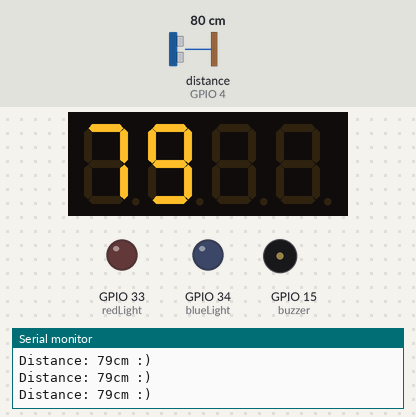
The sketch below on a simulated ESP32-S2. Shown: 4-digit seven-segment display, output pins drawn as LEDs (lit = HIGH), buzzer (waves = sounding, pin HIGH), the last lines printed to the serial monitor. Wiring (inferred from the names in the program): ultrasonic range finder: trigger GPIO 5; echo GPIO 4. Dashed ring = blinking. The test bench sets the inputs (shaded band); at power-on: distance to the obstacle (sensor on GPIO 4) 80 cm. The echo pulse lasts 58.3 µs per cm; pins used as bus, display or sensor lines are not drawn.

Above: at 1.3 s.
1.4 s: distance to the obstacle (sensor on GPIO 4) set to 13 cm
At 2.7 s:
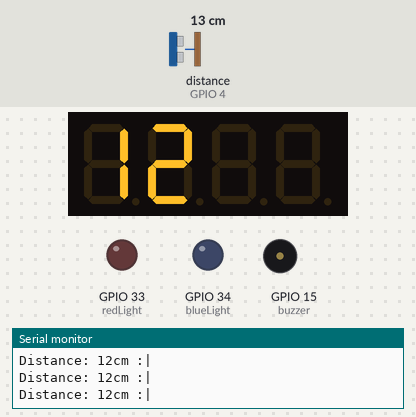
3.0 s: distance to the obstacle (sensor on GPIO 4) set to 10 cm
At 3.29 s:
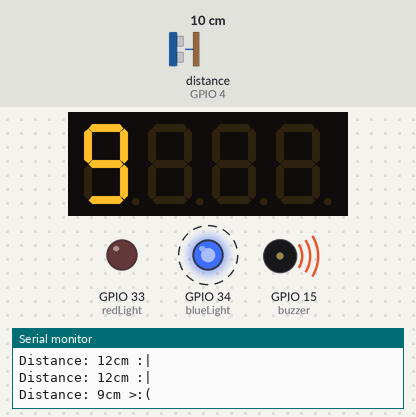
7.1 s: distance to the obstacle (sensor on GPIO 4) set to 2 cm
At 7.37 s:
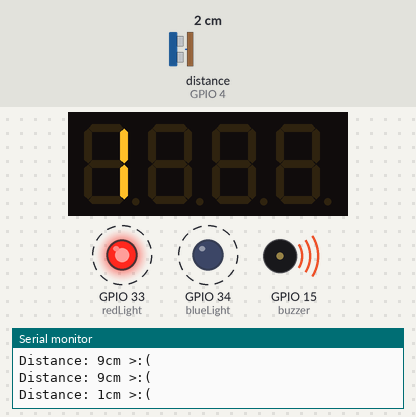
Timing chart, 0 to 9.7 s (numbered marks = the images above; inputs shaded):
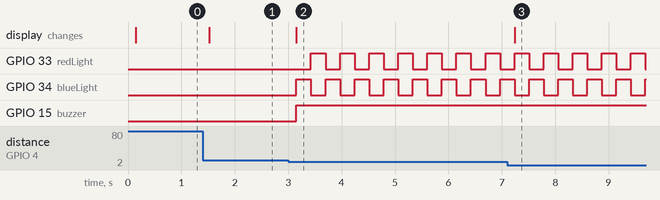

Measured:
- the behaviour switches between 12 and 11 cm on distance to the obstacle (sensor on GPIO 4) (found by bisection; images 1 and 2)
- after the input at 1.4 s, the display: changes after 0.12 s (image 1)
- after the input at 3.0 s, GPIO 33 (redLight): alternates HIGH for 0.27 s and LOW for 0.27 s, starting after 0.43 s; GPIO 34 (blueLight): alternates HIGH for 0.27 s and LOW for 0.27 s, starting after 0.15 s; GPIO 15 (buzzer): LOW → HIGH after 0.15 s; the display: changes after 0.15 s (image 2)
- after the input at 7.1 s, the display: changes after 0.14 s (image 3)

The sketch:

Distance-Alarm.ino
```cpp
/*  Written by Matthew Ryan Schimmel in December of 2023
  matthewschimmel.site
  Github: github.com/MatthewSchimmel/Distance-Alarm
*/
//TODO: issues with the website crashing, not present in the last 3.0 version despite no changes to any of the wifi code
#define blueLight 34
#define redLight 33

#define buzzer 15

#include <TM1637.h>

//for digit display
#define CLK 2
#define DIO 3
TM1637 tm(CLK, DIO);

#define echoPin 4  // attach pin D2 Arduino to pin Echo of HC-SR04
#define trigPin 5  // attach pin D3 Arduino to pin Trig of HC-SR04
//-- Wifi Segment --//
#include <WiFi.h>
#include <WiFiClient.h>
#include <WiFiAP.h>
// Set these to your desired credentials.
const char *ssid = "Nittany";
const char *password = "";
//the website to visit is: http://192.168.4.1
WiFiServer server(80);
String html ="<!DOCTYPE html> \
<html> \
<body> \
<center><h1>Distance Alarm Remote Control</h1></center> \
<center><h2>ESP32S2 Web Server Access Point</h2></center> \
<form> \
<button name=\"NOISE\" button style=\"color:green\" value=\"ON\" type=\"submit\">NOISE ON</button> \
<button name=\"NOISE\" button style=\"color=red\" value=\"OFF\" type=\"submit\">NOISE OFF</button><br><br> \
<button name=\"THRESHOLD\" button style=\"color:green\" value=\"UP\" type=\"submit\">THRESHOLD UP</button> \
<button name=\"THRESHOLD\" button style=\"color:red\" value=\"DOWN\" type=\"submit\">THRESHOLD DOWN</button> \
</form> \
</body> \
</html>";
long duration;  // variable for the duration of sound wave travel
int distance;   // variable for the distance measurement
bool noise = true;

bool alternator = false;  // variable for the alarmLights method
const int speedOfSound = 0.034;
int threshold = 10;  //in centimeters

void setup() {
  pinMode(buzzer, OUTPUT);
  pinMode(redLight, OUTPUT);
  pinMode(blueLight, OUTPUT);
  pinMode(LED_BUILTIN, OUTPUT);

  setupServer();
  //given code
  pinMode(trigPin, OUTPUT);
  pinMode(echoPin, INPUT);

  tm.begin();
  tm.setBrightness(3);

  delay(100);
}

void changeThreshold(bool direction){
  if (direction == false) {// if direction is downward
    if (threshold > 10) {
      threshold -= 10;
      Serial.printf("Threshold decreased to %scm", threshold);
      flash(threshold / 10);
    }
  } else {// if direction is upward
    threshold += 10;
    Serial.printf("Threshold increased to %scm", threshold);
    flash(threshold / 10);
  }
}
void flash(int iterations){
  for (int i = 0; i < iterations ; i++) {
    digitalWrite(BUILTIN_LED, HIGH);
    delay(100);
    digitalWrite(BUILTIN_LED, LOW);
    delay(100);
  }
}

//prints the message right after distance is printed
void triggerAlarm() {
  bool trigger = distance <= threshold;
  Serial.printf("Distance: %dcm", distance);
  if (trigger == true) {
    Serial.println(" >:(");
  } else if (distance <= (threshold * 2)){
    Serial.println(" :|");
  } else {
    Serial.println(" :)");
  }
  alarmLights();
}

// if triggered, illuminates two lights in an alternating fashion, plus a buzzer.
void alarmLights() {
  bool trigger = distance  <= threshold;
  if (trigger == true) {
    if (alternator == false) {
      if (noise) {
        digitalWrite(buzzer, HIGH);  //buzzer on
      }
      digitalWrite(redLight, LOW);   //red led off
      digitalWrite(blueLight, HIGH); //blue led on
      alternator = true;
    } else {
      if (noise) {
        digitalWrite(buzzer, HIGH);  //buzzer on
      }
      digitalWrite(blueLight, LOW);  //blue led off
      digitalWrite(redLight, HIGH);  //red led on
      alternator = false;
    }
  } else {// if alarm not triggered
    digitalWrite(buzzer, LOW);   // buzzer off
    digitalWrite(blueLight, LOW);// blue led off
    digitalWrite(redLight, LOW); // red led off
  }
}

void setupServer(){
  Serial.begin(115200);
  Serial.println("Setting A.P...");
  // You can remove the password parameter if you want the AP to be open.
  // a valid password must have more than 7 characters
  if (!WiFi.softAP(ssid, password)) {
    log_e("Soft AP creation failed.");
    while (1)
      ;
  }
  IPAddress myIP = WiFi.softAPIP();
  Serial.print("AP IP address: ");
  Serial.print(myIP);
  Serial.println("Server started");
  server.begin();
}

void loop() {
  // Clears the trigPin condition
  digitalWrite(trigPin, LOW);
  delayMicroseconds(2);

  // Sets the trigPin HIGH (ACTIVE) for 10 microseconds. Given code.
  digitalWrite(trigPin, HIGH);
  delayMicroseconds(10);
  digitalWrite(trigPin, LOW);

  // Reads the echoPin, returns the sound wave travel time in microseconds
  duration = pulseIn(echoPin, HIGH);
  distance = duration * 0.034 / 2;  // Calculating the distance
  tm.clearScreen();   // To remove old display artefacts
  tm.display(distance); //if distance = distance in last last loop iteration, doesn't print anything?
  triggerAlarm();

  //-- WiFi management --//
  WiFiClient client = server.available();  // listen for incoming clients

  if (client) {// if you get a client,
    String request = client.readStringUntil('\r');
    if(request.indexOf("NOISE=ON") != -1) noise = true;
    if(request.indexOf("NOISE=OFF") != -1) noise = false;
    if(request.indexOf("THRESHOLD=UP") != -1) changeThreshold(true);
    if(request.indexOf("THRESHOLD=DOWN") != -1) changeThreshold(false);
    client.print(html);
    client.stop();
    Serial.println("Client Disconnected.");
  }
  delay(250);
}
```
